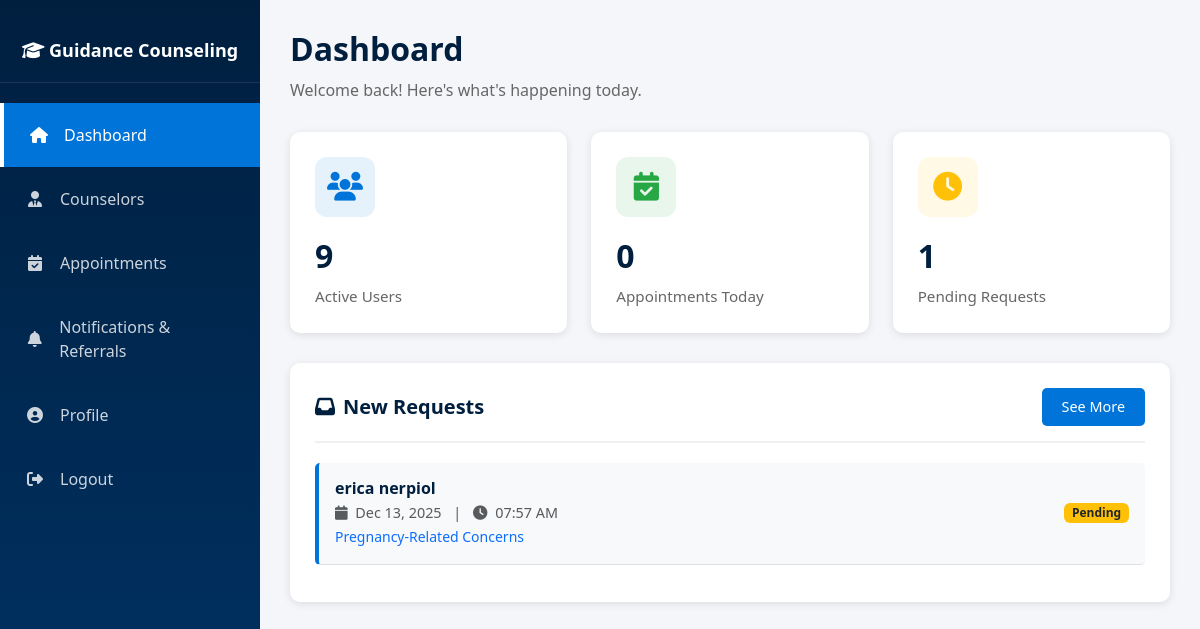
Screenshot of /html/admin/dashboard.php (signed in) with the database file from the repository.
### tables this page shows
CREATE TABLE `appointments` (
  `appointment_id` int(11) NOT NULL,
  `student_id` int(11) NOT NULL,
  `counselor_id` int(11) DEFAULT NULL,
  `appointment_date` date NOT NULL,
  `appointment_time` time NOT NULL,
  `purpose` varchar(255) DEFAULT NULL,
  `is_minor` tinyint(1) DEFAULT 0,
  `parent_guardian_name` varchar(200) DEFAULT NULL,
  `parent_guardian_contact` varchar(20) DEFAULT NULL,
  `counseling_concerns` text DEFAULT NULL,
  `current_medications` text DEFAULT NULL,
  `medical_conditions` text DEFAULT NULL,
  `student_address` text DEFAULT NULL,
  `consent_acknowledged` tinyint(1) DEFAULT 0,
  `status` enum('Pending','Confirmed','Declined','Rescheduled','Completed','Cancelled') DEFAULT 'Pending',
  `created_at` timestamp NOT NULL DEFAULT current_timestamp(),
  `updated_at` timestamp NOT NULL DEFAULT current_timestamp() ON UPDATE current_timestamp()
);

CREATE TABLE `students` (
  `student_id` int(11) NOT NULL,
  `user_id` int(11) NOT NULL,
  `student_number` varchar(50) NOT NULL,
  `first_name` varchar(100) NOT NULL,
  `middle_name` varchar(100) DEFAULT NULL,
  `last_name` varchar(100) NOT NULL,
  `age` int(11) DEFAULT NULL,
  `gender` enum('Male','Female','Other') DEFAULT NULL,
  `birthday` date DEFAULT NULL,
  `course` varchar(100) DEFAULT NULL,
  `year_level` varchar(50) DEFAULT NULL,
  `department` varchar(100) DEFAULT NULL,
  `contact_number` varchar(20) DEFAULT NULL,
  `address` text DEFAULT NULL,
  `physical_wellness` text DEFAULT NULL,
  `intellectual_wellness` text DEFAULT NULL,
  `environmental_wellness` text DEFAULT NULL
);

### html/admin/dashboard.php (the view, shortened to what this page needs)
<?php
require_once '../../config/database.php';
try {
    $stmt = $pdo->query("SELECT COUNT(*) FROM users");
    $active_users = $stmt->fetchColumn();
    $stmt = $pdo->query("SELECT COUNT(*) FROM appointments WHERE appointment_date = CURDATE()");
    $appointments_today = $stmt->fetchColumn();
    $stmt = $pdo->query("SELECT COUNT(*) FROM appointments WHERE status = 'Pending'");
    $pending_requests = $stmt->fetchColumn();
    $stmt = $pdo->query("
        SELECT a.*, s.first_name, s.last_name, s.student_number
        FROM appointments a
        JOIN students s ON a.student_id = s.student_id
        WHERE a.status = 'Pending'
        ORDER BY a.created_at DESC
        LIMIT 5
    ");
    $recent_requests = $stmt->fetchAll();
} catch (PDOException $e) {
    die("Error: " . $e->getMessage());
}
?>
<!DOCTYPE html>
<html lang="en">
  <head>
    <link
      href="https://cdnjs.cloudflare.com/ajax/libs/bootstrap/5.3.2/css/bootstrap.min.css"
      rel="stylesheet"
    />
    <link
      href="https://cdnjs.cloudflare.com/ajax/libs/font-awesome/6.4.0/css/all.min.css"
      rel="stylesheet"
    />
    <link rel="stylesheet" href="../../assets/styles/components/sidebar.css" />
    <link
      rel="stylesheet"
      href="../../assets/styles/layouts/admin-dashboard.css"
    />
  </head>
  <body>
    <aside class="sidebar" id="sidebar">
      <div class="sidebar-brand">
        <h4><i class="fas fa-graduation-cap"></i> Guidance Counseling</h4>
      </div>
      <ul class="sidebar-menu">
        <li>
          <a href="#" class="active"><i class="fas fa-home"></i> Dashboard</a>
        </li>
        <li>
          <a href="./counselors.php" class=""><i class="fas fa-user-tie"></i> Counselors</a>
        </li>
        <li>
          <a href="./appointments.php"
            ><i class="fa-solid fa-calendar-check"></i> Appointments</a
          >
        </li>
        <li>
          <a href="./notifications.php" class="notif-referrals"
            ><i class="fas fa-bell"></i> Notifications & Referrals</a
          >
        </li>
        <li>
          <a href="./profile.php"><i class="fa-solid fa-user-circle"></i> Profile</a>
        </li>
        <li>
          <a href="../../logout.php"
            ><i class="fas fa-sign-out-alt"></i> Logout</a
          >
        </li>
      </ul>
    </aside>
    <div class="main-content" id="mainContent">
      <div class="dashboard-content">
        <h1 class="page-title">Dashboard</h1>
        <p class="page-subtitle">
          Welcome back! Here's what's happening today.
        </p>
        <div class="row g-4">
          <div class="col-md-6 col-lg-4">
            <div class="metric-card">
              <div class="metric-icon blue">
                <i class="fas fa-users"></i>
              </div>
              <div class="metric-value"><?php echo $active_users; ?></div>
              <div class="metric-label">Active Users</div>
            </div>
          </div>
          <div class="col-md-6 col-lg-4">
            <div class="metric-card">
              <div class="metric-icon green">
                <i class="fas fa-calendar-check"></i>
              </div>
              <div class="metric-value"><?php echo $appointments_today; ?></div>
              <div class="metric-label">Appointments Today</div>
            </div>
          </div>
          <div class="col-md-6 col-lg-4">
            <div class="metric-card">
              <div class="metric-icon orange">
                <i class="fas fa-clock"></i>
              </div>
              <div class="metric-value"><?php echo $pending_requests; ?></div>
              <div class="metric-label">Pending Requests</div>
            </div>
          </div>
        </div>
        <div class="request-card">
          <div class="request-header">
            <h5><i class="fas fa-inbox me-2"></i>New Requests</h5>
            <a href="appointments.php" class="see-more-btn">See More</a>
          </div>
          <div id="requestsContainer">
            <?php if (count($recent_requests) > 0): ?>
                <?php foreach ($recent_requests as $req): ?>
                    <div class="request-item border-bottom p-3">
                        <div class="d-flex justify-content-between align-items-center">
                            <div>
                                <h6 class="mb-1"><?php echo htmlspecialchars($req['first_name'] . ' ' . $req['last_name']); ?></h6>
                                <p class="mb-0 text-muted small">
                                    <i class="fas fa-calendar me-1"></i> <?php echo date('M d, Y', strtotime($req['appointment_date'])); ?>
                                    <span class="mx-2">|</span>
                                    <i class="fas fa-clock me-1"></i> <?php echo date('h:i A', strtotime($req['appointment_time'])); ?>
                                </p>
                                <small class="text-primary"><?php echo htmlspecialchars($req['purpose']); ?></small>
                            </div>
                            <span class="badge bg-warning text-dark">Pending</span>
                        </div>
                    </div>
                <?php endforeach; ?>
            <?php else: ?>
                <p class="text-center text-muted p-4">No new requests.</p>
            <?php endif; ?>
          </div>
        </div>
      </div>
    </div>
  </body>
</html>

### assets/styles/components/sidebar.css (style rules this page uses)
.sidebar { position: fixed; left: 0; top: 0; height: 100vh; width: 260px; background: linear-gradient( 180deg, var(--navy-blue) 0%, var(--light-navy) 100% ); padding: 20px 0; z-index: 1000; transition: all 0.3s ease; overflow: hidden; }
.sidebar-brand { padding: 20px; text-align: center; color: white; border-bottom: 1px solid rgba(255, 255, 255, 0.1); margin-bottom: 20px; }
.sidebar-brand h4 { font-size: 18px; font-weight: 600; margin: 0; }
.sidebar-menu { list-style: none; padding: 0; }
.sidebar-menu li { margin: 0; }
.sidebar-menu a { display: flex; align-items: center; padding: 20px 25px; color: rgba(255, 255, 255, 0.8); text-decoration: none; transition: all 0.3s ease; }
.sidebar-menu a.active { background-color: var(--accent-blue); color: white; border-left: 4px solid white; }
.sidebar-menu a i { margin-right: 15px; width: 20px; text-align: center; }

### assets/styles/layouts/admin-dashboard.css (style rules this page uses)
* { margin: 0; padding: 0; box-sizing: border-box; }
body { font-family: "Segoe UI", Tahoma, Geneva, Verdana, sans-serif; background-color: #f4f6f9; }
.main-content { margin-left: 260px; transition: margin-left 0.3s ease; min-height: 100vh; }
.dashboard-content { padding: 30px; }
.page-title { color: var(--navy-blue); font-size: 2rem; font-weight: 600; margin-bottom: 10px; }
.page-subtitle { color: #666; margin-bottom: 30px; }
.metric-card { background: white; border-radius: 10px; padding: 25px; box-shadow: 0 2px 8px rgba(0, 0, 0, 0.1); transition: transform 0.3s, box-shadow 0.3s; height: 100%; }
.metric-icon { width: 60px; height: 60px; border-radius: 12px; display: flex; align-items: center; justify-content: center; font-size: 1.8rem; margin-bottom: 15px; }
.metric-icon.blue { background: rgba(0, 116, 217, 0.1); color: var(--accent-blue); }
.metric-icon.green { background: rgba(40, 167, 69, 0.1); color: #28a745; }
.metric-icon.orange { background: rgba(255, 193, 7, 0.1); color: #ffc107; }
.metric-value { font-size: 2rem; font-weight: 700; color: var(--navy-blue); margin-bottom: 5px; }
.metric-label { color: #666; font-size: 0.95rem; }
.request-card { background: white; border-radius: 10px; padding: 25px; box-shadow: 0 2px 8px rgba(0, 0, 0, 0.1); margin-top: 30px; }
.request-header { display: flex; justify-content: space-between; align-items: center; margin-bottom: 20px; padding-bottom: 15px; border-bottom: 2px solid #f0f0f0; }
.request-header h5 { color: var(--navy-blue); font-weight: 600; margin: 0; }
.see-more-btn { background: var(--accent-blue); color: white; border: none; padding: 8px 20px; border-radius: 5px; text-decoration: none; font-size: 0.9rem; transition: background 0.3s; }
.request-item { padding: 15px; border-left: 4px solid var(--accent-blue); background: #f8f9fa; border-radius: 5px; margin-bottom: 12px; transition: transform 0.2s; }
.request-item h6 { color: var(--navy-blue); font-weight: 600; margin-bottom: 5px; }
.request-item p { color: #666; font-size: 0.9rem; margin: 0; }

### assets/styles/components/variables.css (style rules this page uses)
:root { --navy-blue: #001f3f; --light-navy: #003366; --accent-blue: #0074d9; }

### rows the page displays
appointments: student.last_name "erica nerpiol", appointment_date "Dec 13, 2025", appointment_time "07:57 AM", purpose "Pregnancy-Related Concerns"

### other values shown
$active_users "9"
$appointments_today "0"
$pending_requests "1"
